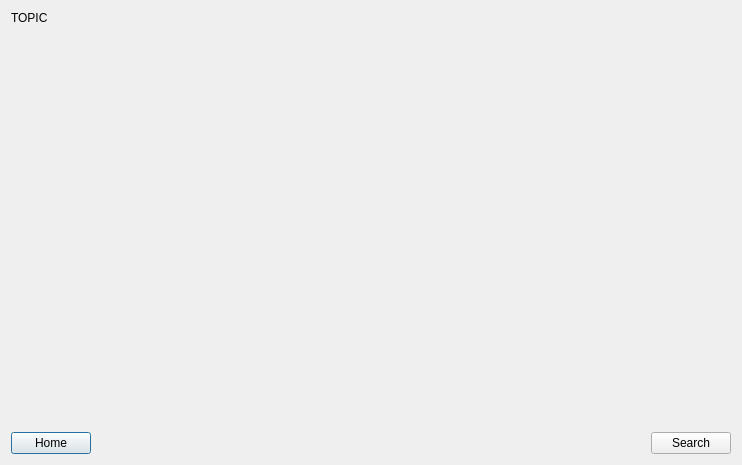
<?xml version="1.0" encoding="UTF-8"?>
<ui version="4.0">
 <class>topic</class>
 <widget class="QDialog" name="topic">
  <property name="geometry">
   <rect>
    <x>0</x>
    <y>0</y>
    <width>742</width>
    <height>465</height>
   </rect>
  </property>
  <property name="windowTitle">
   <string>Dialog</string>
  </property>
  <property name="styleSheet">
   <string notr="true">font-color:black;</string>
  </property>
  <layout class="QVBoxLayout" name="verticalLayout_2">
   <item>
    <layout class="QVBoxLayout" name="verticalLayout">
     <property name="topMargin">
      <number>0</number>
     </property>
     <item>
      <layout class="QHBoxLayout" name="horizontalLayout_2">
       <item>
        <widget class="QLabel" name="label">
         <property name="styleSheet">
          <string notr="true">font-color : black;</string>
         </property>
         <property name="text">
          <string>TOPIC</string>
         </property>
        </widget>
       </item>
      </layout>
     </item>
     <item>
      <spacer name="verticalSpacer">
       <property name="orientation">
        <enum>Qt::Vertical</enum>
       </property>
       <property name="sizeHint" stdset="0">
        <size>
         <width>20</width>
         <height>40</height>
        </size>
       </property>
      </spacer>
     </item>
     <item>
      <layout class="QHBoxLayout" name="horizontalLayout">
       <item>
        <widget class="QPushButton" name="homeBtn">
         <property name="text">
          <string>Home</string>
         </property>
        </widget>
       </item>
       <item>
        <spacer name="horizontalSpacer">
         <property name="orientation">
          <enum>Qt::Horizontal</enum>
         </property>
         <property name="sizeHint" stdset="0">
          <size>
           <width>40</width>
           <height>20</height>
          </size>
         </property>
        </spacer>
       </item>
       <item>
        <widget class="QPushButton" name="searchBtn">
         <property name="text">
          <string>Search</string>
         </property>
        </widget>
       </item>
      </layout>
     </item>
    </layout>
   </item>
  </layout>
 </widget>
 <resources/>
 <connections/>
</ui>
